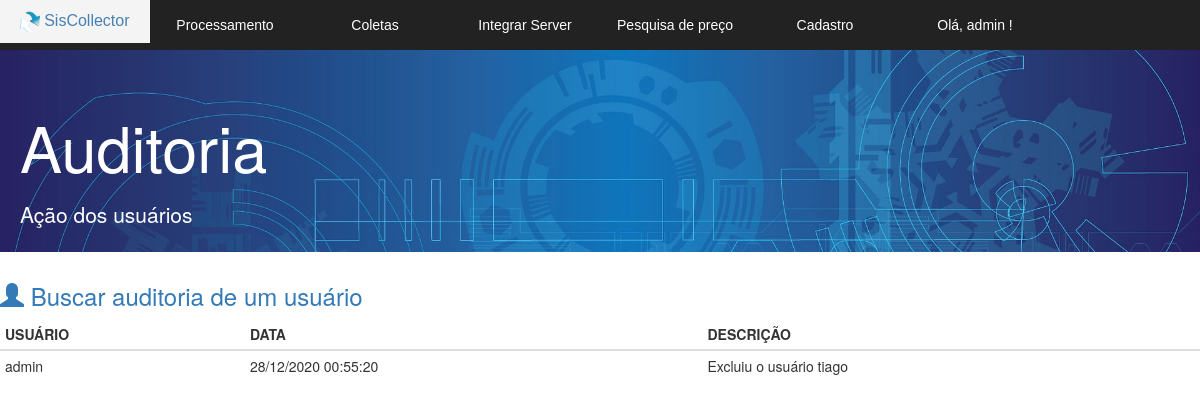
Page /v_listar_auditoria.php (signed in) on the committed database.
### tables this page shows
CREATE TABLE IF NOT EXISTS `auditoria` (
  `id` int(11) NOT NULL AUTO_INCREMENT,
  `usuario` varchar(255) DEFAULT NULL,
  `descricao` varchar(255) DEFAULT NULL,
  `data` datetime NOT NULL,
  PRIMARY KEY (`id`)
);

### v_listar_auditoria.php (the view, shortened to what this page needs)
<!DOCTYPE html>
<html lang="pt-br">
<head>
  <link href="bootstrap/css/bootstrap.min.css" rel="stylesheet">
  <link rel="stylesheet" href="css.css">
  <link rel="stylesheet" href="normalize.css">
</head>
<body>
	<section id="principal">
   <?php
   require 'v_cabecalho.php';
   ?>
   <section class="corpo">
    <div class="jumbotron jumbotron-fluid">
      <div class="container">
        <h1 class="display-4">Auditoria</h1>
        <p class="lead">Ação dos usuários</p>
      </div>
    </div>
    <h3> <a href="v_buscar_usuario.php" > <span class="glyphicon glyphicon-user" aria-hidden="true"></span> Buscar auditoria de um usuário </a></h3>
    <?php
    $listagem = mysqli_query($conexao,  "SELECT * FROM auditoria order by id desc");
    ?>
    <table class="table table-condensed">
     <thead >
      <tr class="table-primary">
        <th scope="col">USUÁRIO</th>
        <th scope="col">DATA</th>
        <th scope="col">DESCRIÇÃO</th>
      </tr>
    </thead>
    <tbody>
      <?php
      while($linha = mysqli_fetch_array($listagem)) {
      $data = $linha['data'];
      ?>
        <tr>
          <td> <?= $linha['usuario'] ?> </td>
          <td> <?php echo date('d/m/Y H:i:s', strtotime($data));  ?>  </td>
          <td> <?= utf8_encode($linha['descricao']);  ?> </td>
        </tr>
        <?php } ?>
      </tbody>
    </table>
  </section>
</section>
</body>
</html>

### css.css (style rules this page uses)
.jumbotron { padding-top: 70px; height: 18em; width: 100%; max-height: 50%; max-width: 100%; min-height: 20%; min-width: 30%; background-image: url("bg.jpg")!important; background-size: cover; color:#ffffff; }
.jumbotron h1 { margin-bottom: 0.3em; }
.jumbotron .container { margin-left:5px; }
a:link { text-decoration:none ; }

### rows in the picture
auditoria: usuario "admin", data "28/12/2020 00:55:20", descricao "Excluiu o usuário tiago"

### other values in the picture
$usuario "admin"
